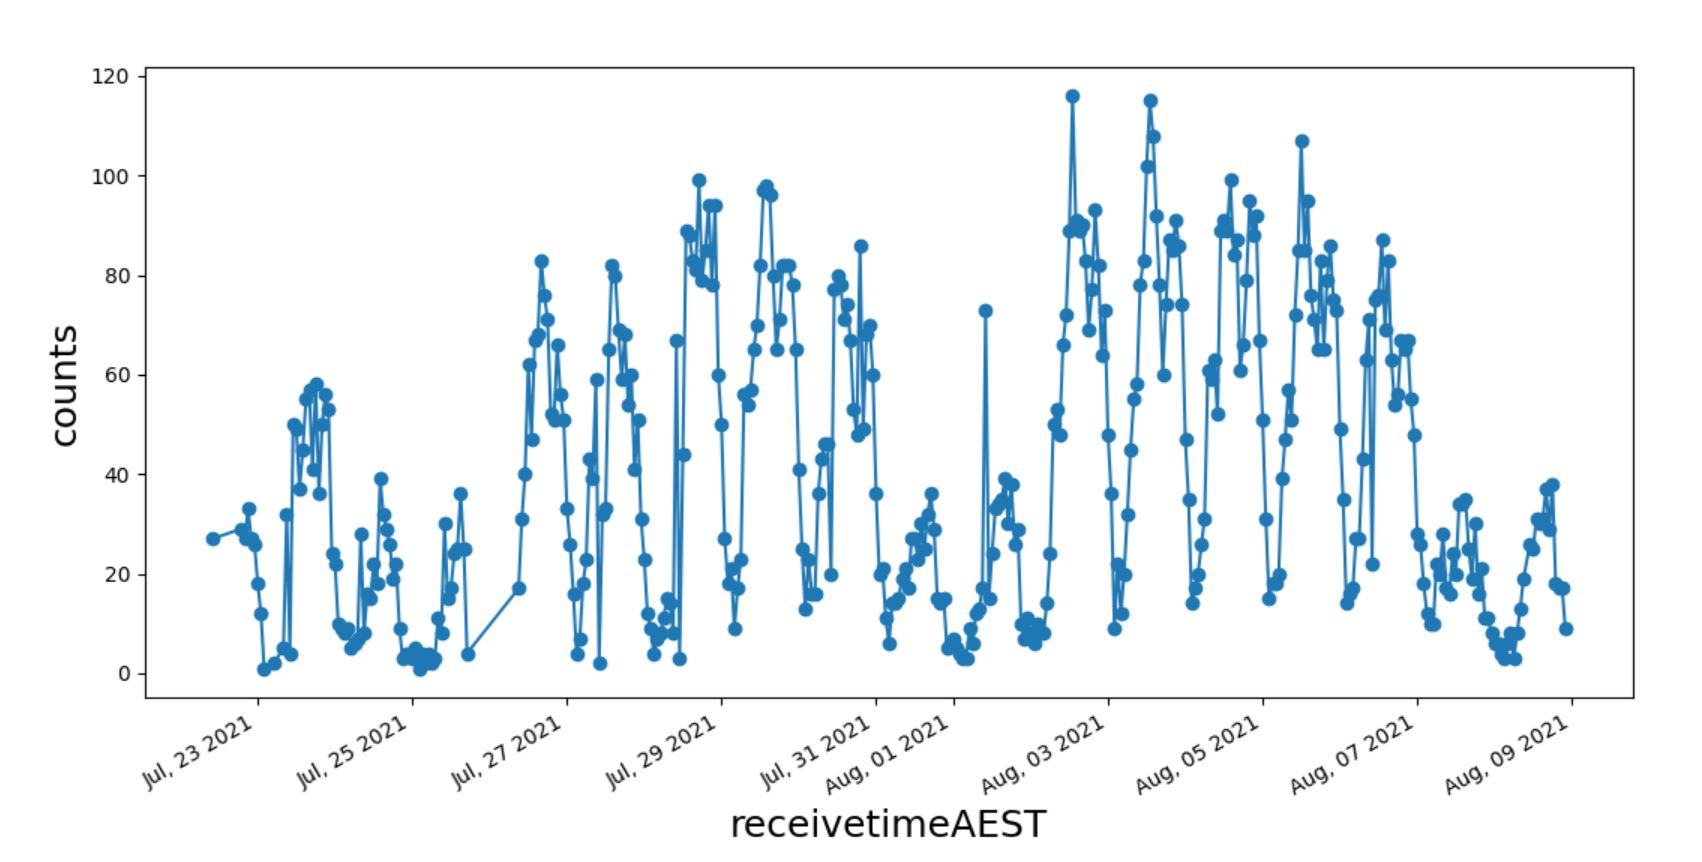

Generate this figure with Python:
#!/usr/bin/env python

import matplotlib.pyplot as plt
import pandas as pd
import matplotlib.dates as mdates

#aesthetics
#plt.style.use('bmh')

#Dataframe variable for reading file
df = pd.read_csv('counts.csv')

#data sorting
df['receivetimeAEST'] = pd.to_datetime(df['receivetimeAEST'])
df.sort_values('receivetimeAEST', inplace=True)

#date formatting
date_format = mdates.DateFormatter('%b, %d %Y')
plt.gca().xaxis.set_major_formatter(date_format)

#Specify axis
x = df['receivetimeAEST']
y = df['counts']

#Line Graph
plt.xlabel('receivetimeAEST', fontsize = 18)
plt.ylabel('counts', fontsize = 18)

#plt.scatter(x, y)
plt.plot_date(x, y, linestyle='solid')
plt.gcf().autofmt_xdate()

#Display graph
plt.show()
